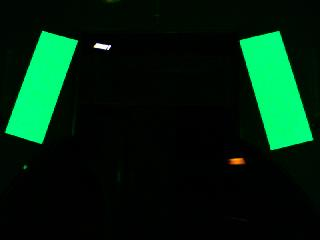
#> input picture 2019VisionImages/RocketPanelStraightDark16in.jpg, 320 x 240 px
$ python -i vis.py   (imports and definitions only)   (older library calls are emulated)
#> lines starting #> are read from the running program, lines starting #| are printed output that depends on the picture; after the words box and inside, x2 and y2 are one past the last pixel; in counts of white or black regions, pixels touching at a corner belong together
#> further down, picture is the input picture: shape (240, 320, 3); mean B, G, R 15.8, 34.3, 1.7
# algorithm is based on https://www.chiefdelphi.com/t/paper-vision-targeting-with-contour-detection-and-recognition/169081
# coordinate calculation assumes that the camera is pointed perpendicular to the target surface

import cv2
import numpy as np
import math

# [1 line not run here, left out]

def process(img, DEBUG=False):
#> called with DEBUG = False
    if DEBUG:
        print(img.shape)
    hsv = cv2.cvtColor(img, cv2.COLOR_BGR2HSV)
#> hsv: shape (240, 320, 3); mean H, S, V 51.7, 195.9, 34.6
    # plt.imshow(hsv)
    # plt.show()
    mask1 = cv2.inRange(hsv, (65, 200, 200), (85, 255,255))
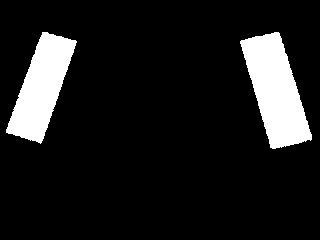
#> mask1: shape (240, 320); 11.4% white; 2 white regions
    # plt.imshow(mask1)
    # plt.show()
    _, contours, heirarchy = cv2.findContours(mask1.copy(), cv2.RETR_EXTERNAL,cv2.CHAIN_APPROX_SIMPLE)
#> contours = 2 contours; box (x1, y1, x2, y2) and area: (240, 32, 312, 149) 4595, (6, 32, 77, 144) 3886

    if DEBUG:
        print("countours:", len(contours))

    # find the 2 largest contours
    max1 = 0
    max2 = 0
    box1 = 0
    box2 = 0
    for contour in contours:
        rotrect = cv2.minAreaRect(contour)
        box = cv2.boxPoints(rotrect)
        box = np.int0(box)

        area = cv2.contourArea(box)
        if DEBUG:
            print(area)
        if area > max1:
            max2 = max1
            box2 = box1
            max1 = area
            box1 = box
        elif area > max2:
            max2 = area
            box2 = box
#> this loop made 2 passes
#> (rotrect, area, max2, box2, max1, box1) on pass 1: (((275.9, 89.9), (43, 115.2), -16.14), 4935, 0, 0, 4935, [[271, 151], [239, 40], [280, 28], [312, 139]])
#> (rotrect, area, max2, box2) on pass 2: (((41.13, 86.37), (110, 38.11), -70.56), 4188.5, 4188.5, [[40, 144], [4, 131], [41, 28], [77, 40]])
#> after the loop, max1 = 4935; max2 = 4188.5

    # find the left and right of the 2 markings
    x1, x2, x3, x4 = (10000000, 0, 10000000, 0)
    for point in box1:
        px, py = point
        x1 = min(x1, px)
        x2 = max(x2, px)
#> this loop made 4 passes
#> (px, py, x1, x2) on passes 1 to 4: (271, 151, 271, 271), (239, 40, 239, 271), (280, 28, 239, 280), (312, 139, 239, 312)

    for point in box2:
        px, py = point
        x3 = min(x3, px)
        x4 = max(x4, px)
#> this loop made 4 passes
#> (px, py, x3, x4) on passes 1 to 4: (40, 144, 40, 40), (4, 131, 4, 40), (41, 28, 4, 41), (77, 40, 4, 77)

    interval1 = (x1, x2)
#> interval1 = (239, 312)
    interval2 = (x3, x4)
#> interval2 = (4, 77)
    if x2 > x3:
        interval1, interval2 = interval2, interval1
#> interval1 = (4, 77); interval2 = (239, 312)

    if DEBUG:
        print(interval1, interval2)
        print(interval2[0] - interval1[1])


    # camera constants (should maybe move to file or list)
    diagonal_view_angle = 68.5
    diagonal = math.sqrt(320**2 + 240**2)
    degrees_per_pixel = diagonal_view_angle / diagonal


    width_px = interval2[0] - (interval1[1] + interval2[0]) / 2 # pixel distance from frame left edge to center of target
#> width_px = 81
    width_in = 8 # distance between reflective tape markers
    width_angle = math.radians(degrees_per_pixel * width_px)
#> width_angle = 0.242

    ty = (width_in / 2) / math.tan(width_angle) # target y-coordinate (distance)
#> ty = 16.2

    offset_px = (interval1[1] + interval2[0]) / 2 - img.shape[1] / 2
#> offset_px = -2
    angle_offset = math.radians(degrees_per_pixel * offset_px)
#> angle_offset = -0.00598
    tx = ty * math.tan(angle_offset)
#> tx = -0.0968


    if DEBUG:
        print("angle:", width_angle)
        print("width:", width_px)
        print("x:", tx, "\n", "y:", ty)

    return tx, ty


def drawBoxes(img, box1, box2):
    for i in (box1, box2):
        cv2.drawContours(img, [i], 0, (0,0,255), 2)
    cv2.imshow("Image", img)
    cv2.waitKey(0)

>>> import cv2
>>> picture = cv2.imread('2019VisionImages/RocketPanelStraightDark16in.jpg')
>>> result = process(picture)
#> result = (-0.0968, 16.2)

$ run again, on 2019VisionImages/RocketPanelStraightDark12in.jpg
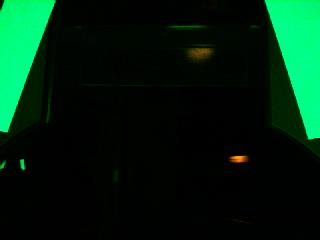
#> input picture 2019VisionImages/RocketPanelStraightDark12in.jpg, 320 x 240 px
#> picture is the input picture: shape (240, 320, 3); mean B, G, R 15.8, 33.7, 1.5
#> hsv: shape (240, 320, 3); mean H, S, V 51.4, 196.4, 34
#> in process, `mask1 = cv2.inRange(hsv, (65, 200, 200), (85, 255,255))`:
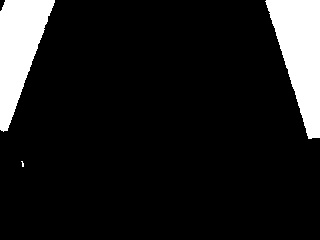
#> mask1: shape (240, 320); 11.2% white; 3 white regions (1 under 20 px)
#> contours = 3 contours, 1 with area under 20; largest, box (x1, y1, x2, y2) and area: (265, 0, 320, 139) 4396, (0, 0, 55, 132) 3900
#> the loop in process, `for contour in contours:` made 3 passes
#> (rotrect, area, max2, box2, max1, box1) on pass 2: (((292, 69), (138, 54), -90), 7452, 6, [[22, 166], [21, 161], [22, 160], [23, 165]], 7452, [[319, 138], [265, 138], [265, 0], [319, 0]])
#> after the loop in process, `for contour in contours:`: max1 = 7452; max2 = 6635.5
#> the loop in process, `for point in box1:` made 4 passes
#> (px, py, x1) on passes 1 to 4: (319, 138, 319), (265, 138, 265), (265, 0, 265), (319, 0, 265)
#> the loop in process, `for point in box2:` made 4 passes
#> (px, py, x3, x4) on passes 1 to 4: (6, 132, 6, 6), (-38, 115, -38, 6), (9, -16, -38, 9), (54, 0, -38, 54)
#> in process, `interval1 = (x1, x2)`: interval1 = (265, 319)
#> in process, `interval2 = (x3, x4)`: interval2 = (-38, 54)
#> in process, `interval1, interval2 = interval2, interval1`: interval2 = (265, 319)
#> width_px = 105.5
#> width_angle = 0.315
#> ty = 12.26
#> offset_px = -0.5
#> angle_offset = -0.00149
#> tx = -0.0183
#> result = (-0.0183, 12.26)

$ run again, on 2019VisionImages/RocketPanelStraightDark24in.jpg
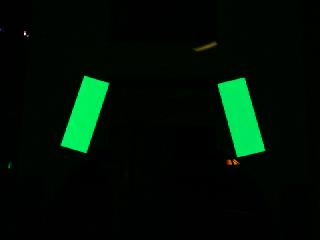
#> input picture 2019VisionImages/RocketPanelStraightDark24in.jpg, 320 x 240 px
#> picture is the input picture: shape (240, 320, 3); mean B, G, R 6, 16.1, 1.2
#> hsv: shape (240, 320, 3); mean H, S, V 51, 195.4, 16.3
#> in process, `mask1 = cv2.inRange(hsv, (65, 200, 200), (85, 255,255))`:
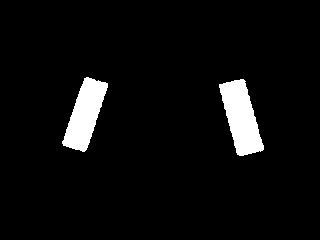
#> mask1: shape (240, 320); 5% white; 2 white regions
#> contours = 2 contours; box (x1, y1, x2, y2) and area: (219, 79, 264, 156) 1931, (62, 77, 108, 152) 1760
#> the loop in process, `for contour in contours:` made 2 passes
#> (rotrect, area, max2, box2, max1, box1) on pass 1: (((240.7, 117.2), (27.92, 75.63), -15.71), 2139, 0, 0, 2139, [[237, 157], [216, 84], [243, 76], [264, 149]])
#> after the loop in process, `for contour in contours:`: max1 = 2139; max2 = 1878.5
#> the loop in process, `for point in box1:` made 4 passes
#> (px, py, x1, x2) on passes 1 to 4: (237, 157, 237, 237), (216, 84, 216, 237), (243, 76, 216, 243), (264, 149, 216, 264)
#> the loop in process, `for point in box2:` made 4 passes
#> (px, py, x3, x4) on passes 1 to 4: (85, 152, 85, 85), (60, 144, 60, 85), (84, 75, 60, 85), (108, 83, 60, 108)
#> in process, `interval1 = (x1, x2)`: interval1 = (216, 264)
#> in process, `interval2 = (x3, x4)`: interval2 = (60, 108)
#> in process, `interval1, interval2 = interval2, interval1`: interval2 = (216, 264)
#> width_px = 54
#> width_angle = 0.161
#> ty = 24.57
#> offset_px = 2
#> angle_offset = 0.00598
#> tx = 0.147
#> result = (0.147, 24.57)

$ run again, on 2019VisionImages/RocketPanelStraightDark36in.jpg
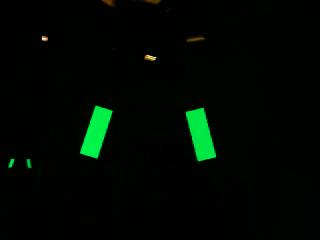
#> input picture 2019VisionImages/RocketPanelStraightDark36in.jpg, 320 x 240 px
#> picture is the input picture: shape (240, 320, 3); mean B, G, R 2.6, 8.3, 1.1
#> hsv: shape (240, 320, 3); mean H, S, V 50.7, 205.6, 8.6
#> in process, `mask1 = cv2.inRange(hsv, (65, 200, 200), (85, 255,255))`:
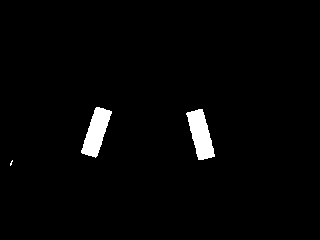
#> mask1: shape (240, 320); 2.2% white; 3 white regions (1 under 20 px)
#> contours = 3 contours, 1 with area under 20; largest, box (x1, y1, x2, y2) and area: (186, 109, 215, 160) 800, (81, 107, 112, 158) 781
#> the loop in process, `for contour in contours:` made 3 passes
#> (rotrect, area, max2, box2, max1, box1) on pass 2: (((200.2, 134.1), (17.84, 49.73), -14.93), 902.5, 7, [[10, 165], [9, 164], [11, 159], [12, 160]], 902.5, [[197, 160], [185, 112], [202, 107], [215, 155]])
#> after the loop in process, `for contour in contours:`: max1 = 902.5; max2 = 852.5
#> the loop in process, `for point in box1:` made 4 passes
#> (px, py, x1, x2) on passes 1 to 4: (197, 160, 197, 197), (185, 112, 185, 197), (202, 107, 185, 202), (215, 155, 185, 215)
#> the loop in process, `for point in box2:` made 4 passes
#> (px, py, x3, x4) on passes 1 to 4: (96, 157, 96, 96), (79, 152, 79, 96), (95, 105, 79, 96), (111, 111, 79, 111)
#> in process, `interval1 = (x1, x2)`: interval1 = (185, 215)
#> in process, `interval2 = (x3, x4)`: interval2 = (79, 111)
#> in process, `interval1, interval2 = interval2, interval1`: interval2 = (185, 215)
#> width_px = 37
#> width_angle = 0.111
#> ty = 36.02
#> offset_px = -12
#> angle_offset = -0.0359
#> tx = -1.29
#> result = (-1.29, 36.02)
